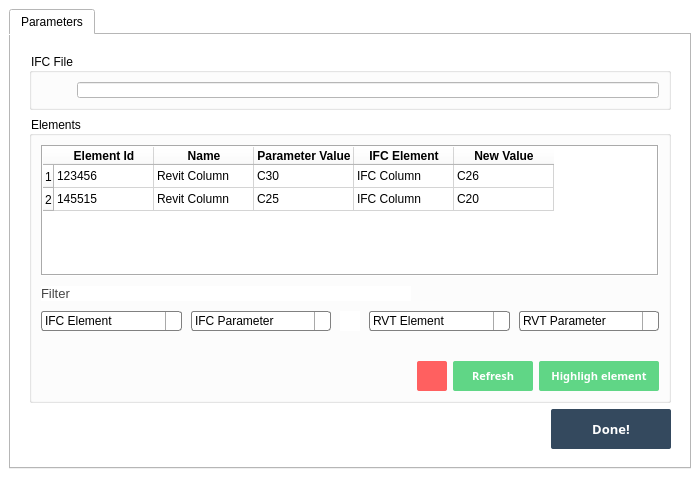
<?xml version="1.0" encoding="UTF-8"?>
<ui version="4.0">
 <class>MainWindow</class>
 <widget class="QMainWindow" name="MainWindow">
  <property name="enabled">
   <bool>true</bool>
  </property>
  <property name="geometry">
   <rect>
    <x>0</x>
    <y>0</y>
    <width>700</width>
    <height>500</height>
   </rect>
  </property>
  <property name="minimumSize">
   <size>
    <width>700</width>
    <height>500</height>
   </size>
  </property>
  <property name="maximumSize">
   <size>
    <width>1100</width>
    <height>700</height>
   </size>
  </property>
  <property name="windowTitle">
   <string>IFC compare</string>
  </property>
  <property name="windowIcon">
   <iconset resource="resources/IFC_compare_rsc.qrc">
    <normaloff>:/Icons/icon.png</normaloff>:/Icons/icon.png</iconset>
  </property>
  <property name="styleSheet">
   <string notr="true">background-color: rgb(255, 255, 255);</string>
  </property>
  <widget class="QWidget" name="centralwidget">
   <layout class="QGridLayout" name="gridLayout">
    <item row="0" column="0">
     <widget class="QTabWidget" name="tabWidget">
      <property name="tabPosition">
       <enum>QTabWidget::North</enum>
      </property>
      <property name="tabShape">
       <enum>QTabWidget::Rounded</enum>
      </property>
      <property name="currentIndex">
       <number>0</number>
      </property>
      <property name="elideMode">
       <enum>Qt::ElideLeft</enum>
      </property>
      <widget class="QWidget" name="tab_parameters">
       <attribute name="title">
        <string>Parameters</string>
       </attribute>
       <attribute name="toolTip">
        <string>Select parameters to import.</string>
       </attribute>
       <layout class="QGridLayout" name="gridLayout_3">
        <item row="0" column="0">
         <widget class="QWidget" name="verticalWidget" native="true">
          <property name="minimumSize">
           <size>
            <width>0</width>
            <height>0</height>
           </size>
          </property>
          <property name="maximumSize">
           <size>
            <width>1200</width>
            <height>700</height>
           </size>
          </property>
          <layout class="QVBoxLayout" name="verticalLayout">
           <item>
            <widget class="QGroupBox" name="box_fileopt">
             <property name="maximumSize">
              <size>
               <width>16777215</width>
               <height>57</height>
              </size>
             </property>
             <property name="title">
              <string>IFC File</string>
             </property>
             <layout class="QGridLayout" name="gridLayout_7">
              <item row="0" column="0">
               <widget class="QPushButton" name="btn_folder">
                <property name="maximumSize">
                 <size>
                  <width>30</width>
                  <height>30</height>
                 </size>
                </property>
                <property name="text">
                 <string/>
                </property>
                <property name="icon">
                 <iconset resource="resources/IFC_compare_rsc.qrc">
                  <normaloff>:/Icons/folder.png</normaloff>:/Icons/folder.png</iconset>
                </property>
                <property name="flat">
                 <bool>true</bool>
                </property>
               </widget>
              </item>
              <item row="0" column="1">
               <widget class="QLineEdit" name="lineEdit_folder"/>
              </item>
             </layout>
            </widget>
           </item>
           <item>
            <layout class="QGridLayout" name="layout_elements">
             <property name="verticalSpacing">
              <number>9</number>
             </property>
             <item row="0" column="0">
              <widget class="QGroupBox" name="groupBox">
               <property name="title">
                <string>Elements</string>
               </property>
               <layout class="QGridLayout" name="gridLayout_2">
                <property name="verticalSpacing">
                 <number>10</number>
                </property>
                <item row="7" column="2">
                 <widget class="QPushButton" name="pushButton_refresh">
                  <property name="enabled">
                   <bool>true</bool>
                  </property>
                  <property name="minimumSize">
                   <size>
                    <width>80</width>
                    <height>30</height>
                   </size>
                  </property>
                  <property name="maximumSize">
                   <size>
                    <width>80</width>
                    <height>30</height>
                   </size>
                  </property>
                  <property name="font">
                   <font>
                    <family>HoloLens MDL2 Assets</family>
                    <pointsize>8</pointsize>
                    <weight>75</weight>
                    <bold>true</bold>
                   </font>
                  </property>
                  <property name="styleSheet">
                   <string notr="true">QPushButton {
    color: #ffffff;
    border-radius: 2px;
    background: rgb(96, 214, 134);
    padding: 5px;
    }

QPushButton:pressed {
    background: rgb(126, 244, 164);
    }
</string>
                  </property>
                  <property name="text">
                   <string>Refresh</string>
                  </property>
                 </widget>
                </item>
                <item row="5" column="2">
                 <spacer name="verticalSpacer">
                  <property name="orientation">
                   <enum>Qt::Vertical</enum>
                  </property>
                  <property name="sizeType">
                   <enum>QSizePolicy::Fixed</enum>
                  </property>
                  <property name="sizeHint" stdset="0">
                   <size>
                    <width>20</width>
                    <height>20</height>
                   </size>
                  </property>
                 </spacer>
                </item>
                <item row="7" column="3">
                 <widget class="QPushButton" name="pushButton_highlight">
                  <property name="enabled">
                   <bool>true</bool>
                  </property>
                  <property name="minimumSize">
                   <size>
                    <width>120</width>
                    <height>30</height>
                   </size>
                  </property>
                  <property name="maximumSize">
                   <size>
                    <width>120</width>
                    <height>30</height>
                   </size>
                  </property>
                  <property name="font">
                   <font>
                    <family>HoloLens MDL2 Assets</family>
                    <pointsize>8</pointsize>
                    <weight>75</weight>
                    <bold>true</bold>
                   </font>
                  </property>
                  <property name="styleSheet">
                   <string notr="true">QPushButton {
    color: #ffffff;
    border-radius: 2px;
    background: rgb(96, 214, 134);
    padding: 5px;
    }

QPushButton:pressed {
    background: rgb(126, 244, 164);
    }
</string>
                  </property>
                  <property name="text">
                   <string>Highligh element</string>
                  </property>
                 </widget>
                </item>
                <item row="3" column="0">
                 <widget class="QLabel" name="label_filter">
                  <property name="maximumSize">
                   <size>
                    <width>16777215</width>
                    <height>20</height>
                   </size>
                  </property>
                  <property name="font">
                   <font>
                    <pointsize>10</pointsize>
                    <weight>50</weight>
                    <bold>false</bold>
                    <kerning>true</kerning>
                   </font>
                  </property>
                  <property name="styleSheet">
                   <string notr="true">color: rgb(70, 70, 70);</string>
                  </property>
                  <property name="text">
                   <string>Filter</string>
                  </property>
                 </widget>
                </item>
                <item row="0" column="0" rowspan="2" colspan="4">
                 <widget class="QTableWidget" name="tableWidget_all">
                  <property name="frameShape">
                   <enum>QFrame::Box</enum>
                  </property>
                  <property name="frameShadow">
                   <enum>QFrame::Sunken</enum>
                  </property>
                  <property name="verticalScrollBarPolicy">
                   <enum>Qt::ScrollBarAlwaysOff</enum>
                  </property>
                  <property name="horizontalScrollBarPolicy">
                   <enum>Qt::ScrollBarAlwaysOff</enum>
                  </property>
                  <property name="sizeAdjustPolicy">
                   <enum>QAbstractScrollArea::AdjustIgnored</enum>
                  </property>
                  <property name="autoScroll">
                   <bool>false</bool>
                  </property>
                  <property name="editTriggers">
                   <set>QAbstractItemView::DoubleClicked</set>
                  </property>
                  <property name="dragDropOverwriteMode">
                   <bool>false</bool>
                  </property>
                  <property name="selectionMode">
                   <enum>QAbstractItemView::MultiSelection</enum>
                  </property>
                  <property name="selectionBehavior">
                   <enum>QAbstractItemView::SelectRows</enum>
                  </property>
                  <property name="verticalScrollMode">
                   <enum>QAbstractItemView::ScrollPerPixel</enum>
                  </property>
                  <property name="horizontalScrollMode">
                   <enum>QAbstractItemView::ScrollPerPixel</enum>
                  </property>
                  <property name="sortingEnabled">
                   <bool>true</bool>
                  </property>
                  <attribute name="horizontalHeaderVisible">
                   <bool>true</bool>
                  </attribute>
                  <attribute name="horizontalHeaderCascadingSectionResizes">
                   <bool>false</bool>
                  </attribute>
                  <attribute name="horizontalHeaderHighlightSections">
                   <bool>false</bool>
                  </attribute>
                  <attribute name="horizontalHeaderShowSortIndicator" stdset="0">
                   <bool>true</bool>
                  </attribute>
                  <attribute name="verticalHeaderCascadingSectionResizes">
                   <bool>false</bool>
                  </attribute>
                  <attribute name="verticalHeaderMinimumSectionSize">
                   <number>21</number>
                  </attribute>
                  <attribute name="verticalHeaderDefaultSectionSize">
                   <number>23</number>
                  </attribute>
                  <attribute name="verticalHeaderHighlightSections">
                   <bool>true</bool>
                  </attribute>
                  <attribute name="verticalHeaderShowSortIndicator" stdset="0">
                   <bool>false</bool>
                  </attribute>
                  <attribute name="verticalHeaderStretchLastSection">
                   <bool>false</bool>
                  </attribute>
                  <row>
                   <property name="text">
                    <string>1</string>
                   </property>
                  </row>
                  <row>
                   <property name="text">
                    <string>2</string>
                   </property>
                  </row>
                  <column>
                   <property name="text">
                    <string>Element Id</string>
                   </property>
                   <property name="font">
                    <font>
                     <weight>75</weight>
                     <bold>true</bold>
                    </font>
                   </property>
                  </column>
                  <column>
                   <property name="text">
                    <string>Name</string>
                   </property>
                   <property name="font">
                    <font>
                     <weight>75</weight>
                     <bold>true</bold>
                    </font>
                   </property>
                  </column>
                  <column>
                   <property name="text">
                    <string>Parameter Value</string>
                   </property>
                   <property name="font">
                    <font>
                     <weight>75</weight>
                     <bold>true</bold>
                    </font>
                   </property>
                  </column>
                  <column>
                   <property name="text">
                    <string>IFC Element</string>
                   </property>
                   <property name="font">
                    <font>
                     <weight>75</weight>
                     <bold>true</bold>
                    </font>
                   </property>
                  </column>
                  <column>
                   <property name="text">
                    <string>New Value</string>
                   </property>
                   <property name="font">
                    <font>
                     <weight>75</weight>
                     <bold>true</bold>
                    </font>
                   </property>
                  </column>
                  <item row="0" column="0">
                   <property name="text">
                    <string>123456</string>
                   </property>
                  </item>
                  <item row="0" column="1">
                   <property name="text">
                    <string>Revit Column</string>
                   </property>
                  </item>
                  <item row="0" column="2">
                   <property name="text">
                    <string>C30</string>
                   </property>
                  </item>
                  <item row="0" column="3">
                   <property name="text">
                    <string>IFC Column</string>
                   </property>
                  </item>
                  <item row="0" column="4">
                   <property name="text">
                    <string>C26</string>
                   </property>
                  </item>
                  <item row="1" column="0">
                   <property name="text">
                    <string>145515</string>
                   </property>
                  </item>
                  <item row="1" column="1">
                   <property name="text">
                    <string>Revit Column</string>
                   </property>
                  </item>
                  <item row="1" column="2">
                   <property name="text">
                    <string>C25</string>
                   </property>
                  </item>
                  <item row="1" column="3">
                   <property name="text">
                    <string>IFC Column</string>
                   </property>
                  </item>
                  <item row="1" column="4">
                   <property name="text">
                    <string>C20</string>
                   </property>
                  </item>
                 </widget>
                </item>
                <item row="4" column="0" colspan="4">
                 <layout class="QHBoxLayout" name="horizontalLayout">
                  <property name="spacing">
                   <number>9</number>
                  </property>
                  <item>
                   <widget class="QComboBox" name="comboBox_IFCelement_2">
                    <property name="minimumSize">
                     <size>
                      <width>101</width>
                      <height>20</height>
                     </size>
                    </property>
                    <property name="maximumSize">
                     <size>
                      <width>16777215</width>
                      <height>20</height>
                     </size>
                    </property>
                    <property name="styleSheet">
                     <string notr="true">QComboBox {
    border: 1px solid gray;
    border-radius: 3px;
    padding: 1px 18px 1px 3px;
    min-width: 6em;
}

QComboBox:editable {
    background: white;
}


QComboBox:on { /* shift the text when the popup opens */
    padding-top: 3px;
    padding-left: 4px;
}

QComboBox::drop-down {
    subcontrol-origin: padding;
    subcontrol-position: top right;
    width: 15px;

    border-left-width: 1px;
    border-left-color: darkgray;
    border-left-style: solid; /* just a single line */
    border-top-right-radius: 3px; /* same radius as the QComboBox */
    border-bottom-right-radius: 3px;
}

QComboBox::down-arrow {
    image: url(:/Icons/dropdown.png);
}

QComboBox::down-arrow:on { /* shift the arrow when popup is open */
    top: 1px;
    left: 1px;
}</string>
                    </property>
                    <property name="currentIndex">
                     <number>0</number>
                    </property>
                    <property name="frame">
                     <bool>false</bool>
                    </property>
                    <property name="modelColumn">
                     <number>0</number>
                    </property>
                    <item>
                     <property name="text">
                      <string>IFC Element</string>
                     </property>
                    </item>
                   </widget>
                  </item>
                  <item>
                   <widget class="QComboBox" name="comboBox_IFCparameter">
                    <property name="minimumSize">
                     <size>
                      <width>101</width>
                      <height>20</height>
                     </size>
                    </property>
                    <property name="maximumSize">
                     <size>
                      <width>10000000</width>
                      <height>20</height>
                     </size>
                    </property>
                    <property name="styleSheet">
                     <string notr="true">QComboBox {
    border: 1px solid gray;
    border-radius: 3px;
    padding: 1px 18px 1px 3px;
    min-width: 6em;
}

QComboBox:editable {
    background: white;
}


QComboBox:on { /* shift the text when the popup opens */
    padding-top: 3px;
    padding-left: 4px;
}

QComboBox::drop-down {
    subcontrol-origin: padding;
    subcontrol-position: top right;
    width: 15px;

    border-left-width: 1px;
    border-left-color: darkgray;
    border-left-style: solid; /* just a single line */
    border-top-right-radius: 3px; /* same radius as the QComboBox */
    border-bottom-right-radius: 3px;
}

QComboBox::down-arrow {
    image: url(:/Icons/dropdown.png);
}

QComboBox::down-arrow:on { /* shift the arrow when popup is open */
    top: 1px;
    left: 1px;
}</string>
                    </property>
                    <property name="currentIndex">
                     <number>0</number>
                    </property>
                    <property name="frame">
                     <bool>false</bool>
                    </property>
                    <property name="modelColumn">
                     <number>0</number>
                    </property>
                    <item>
                     <property name="text">
                      <string>IFC Parameter</string>
                     </property>
                    </item>
                   </widget>
                  </item>
                  <item>
                   <widget class="QLabel" name="label_right">
                    <property name="minimumSize">
                     <size>
                      <width>20</width>
                      <height>20</height>
                     </size>
                    </property>
                    <property name="maximumSize">
                     <size>
                      <width>20</width>
                      <height>20</height>
                     </size>
                    </property>
                    <property name="text">
                     <string/>
                    </property>
                    <property name="pixmap">
                     <pixmap resource="resources/IFC_compare_rsc.qrc">:/Icons/right.png</pixmap>
                    </property>
                    <property name="scaledContents">
                     <bool>true</bool>
                    </property>
                   </widget>
                  </item>
                  <item>
                   <widget class="QComboBox" name="comboBox_RVTelement">
                    <property name="minimumSize">
                     <size>
                      <width>101</width>
                      <height>20</height>
                     </size>
                    </property>
                    <property name="maximumSize">
                     <size>
                      <width>16777215</width>
                      <height>20</height>
                     </size>
                    </property>
                    <property name="styleSheet">
                     <string notr="true">QComboBox {
    border: 1px solid gray;
    border-radius: 3px;
    padding: 1px 18px 1px 3px;
    min-width: 6em;
}

QComboBox:editable {
    background: white;
}


QComboBox:on { /* shift the text when the popup opens */
    padding-top: 3px;
    padding-left: 4px;
}

QComboBox::drop-down {
    subcontrol-origin: padding;
    subcontrol-position: top right;
    width: 15px;

    border-left-width: 1px;
    border-left-color: darkgray;
    border-left-style: solid; /* just a single line */
    border-top-right-radius: 3px; /* same radius as the QComboBox */
    border-bottom-right-radius: 3px;
}

QComboBox::down-arrow {
    image: url(:/Icons/dropdown.png);
}

QComboBox::down-arrow:on { /* shift the arrow when popup is open */
    top: 1px;
    left: 1px;
}</string>
                    </property>
                    <property name="currentIndex">
                     <number>0</number>
                    </property>
                    <property name="frame">
                     <bool>false</bool>
                    </property>
                    <property name="modelColumn">
                     <number>0</number>
                    </property>
                    <item>
                     <property name="text">
                      <string>RVT Element</string>
                     </property>
                    </item>
                   </widget>
                  </item>
                  <item>
                   <widget class="QComboBox" name="comboBox_RVTparameter">
                    <property name="minimumSize">
                     <size>
                      <width>101</width>
                      <height>20</height>
                     </size>
                    </property>
                    <property name="maximumSize">
                     <size>
                      <width>16777215</width>
                      <height>20</height>
                     </size>
                    </property>
                    <property name="styleSheet">
                     <string notr="true">QComboBox {
    border: 1px solid gray;
    border-radius: 3px;
    padding: 1px 18px 1px 3px;
    min-width: 6em;
}

QComboBox:editable {
    background: white;
}


QComboBox:on { /* shift the text when the popup opens */
    padding-top: 3px;
    padding-left: 4px;
}

QComboBox::drop-down {
    subcontrol-origin: padding;
    subcontrol-position: top right;
    width: 15px;

    border-left-width: 1px;
    border-left-color: darkgray;
    border-left-style: solid; /* just a single line */
    border-top-right-radius: 3px; /* same radius as the QComboBox */
    border-bottom-right-radius: 3px;
}

QComboBox::down-arrow {
    image: url(:/Icons/dropdown.png);
}

QComboBox::down-arrow:on { /* shift the arrow when popup is open */
    top: 1px;
    left: 1px;
}</string>
                    </property>
                    <property name="currentIndex">
                     <number>0</number>
                    </property>
                    <property name="frame">
                     <bool>false</bool>
                    </property>
                    <property name="modelColumn">
                     <number>0</number>
                    </property>
                    <item>
                     <property name="text">
                      <string>RVT Parameter</string>
                     </property>
                    </item>
                   </widget>
                  </item>
                 </layout>
                </item>
                <item row="7" column="1">
                 <widget class="QPushButton" name="pushButton_delete">
                  <property name="enabled">
                   <bool>true</bool>
                  </property>
                  <property name="minimumSize">
                   <size>
                    <width>30</width>
                    <height>30</height>
                   </size>
                  </property>
                  <property name="maximumSize">
                   <size>
                    <width>30</width>
                    <height>30</height>
                   </size>
                  </property>
                  <property name="font">
                   <font>
                    <family>HoloLens MDL2 Assets</family>
                    <pointsize>8</pointsize>
                    <weight>75</weight>
                    <bold>true</bold>
                   </font>
                  </property>
                  <property name="styleSheet">
                   <string notr="true">QPushButton {
    color: #ffffff;
    border-radius: 2px;
    background:rgb(255, 96, 96);
    padding: 5px;
    }

QPushButton:pressed {
    background:rgb(255, 126, 126);
    }
</string>
                  </property>
                  <property name="text">
                   <string/>
                  </property>
                  <property name="icon">
                   <iconset resource="resources/IFC_compare_rsc.qrc">
                    <normaloff>:/Icons/trash.png</normaloff>:/Icons/trash.png</iconset>
                  </property>
                 </widget>
                </item>
               </layout>
              </widget>
             </item>
            </layout>
           </item>
           <item>
            <layout class="QGridLayout" name="layout_status">
             <item row="0" column="0">
              <widget class="QLabel" name="label_status">
               <property name="maximumSize">
                <size>
                 <width>16777215</width>
                 <height>40</height>
                </size>
               </property>
               <property name="text">
                <string/>
               </property>
               <property name="alignment">
                <set>Qt::AlignRight|Qt::AlignTrailing|Qt::AlignVCenter</set>
               </property>
              </widget>
             </item>
             <item row="0" column="1">
              <widget class="QPushButton" name="pushButton_done">
               <property name="enabled">
                <bool>true</bool>
               </property>
               <property name="minimumSize">
                <size>
                 <width>120</width>
                 <height>40</height>
                </size>
               </property>
               <property name="maximumSize">
                <size>
                 <width>120</width>
                 <height>40</height>
                </size>
               </property>
               <property name="font">
                <font>
                 <family>HoloLens MDL2 Assets</family>
                 <pointsize>10</pointsize>
                 <weight>75</weight>
                 <bold>true</bold>
                </font>
               </property>
               <property name="styleSheet">
                <string notr="true">QPushButton {
    color: #ffffff;
    border-radius: 2px;
    background: #34495e;
    padding: 5px;
    }

QPushButton:pressed {
    background: #678099;
    }
</string>
               </property>
               <property name="text">
                <string>Done!</string>
               </property>
              </widget>
             </item>
            </layout>
           </item>
          </layout>
         </widget>
        </item>
       </layout>
      </widget>
     </widget>
    </item>
   </layout>
  </widget>
  <widget class="QStatusBar" name="statusbar"/>
 </widget>
 <resources>
  <include location="resources/IFC_compare_rsc.qrc"/>
 </resources>
 <connections/>
</ui>
